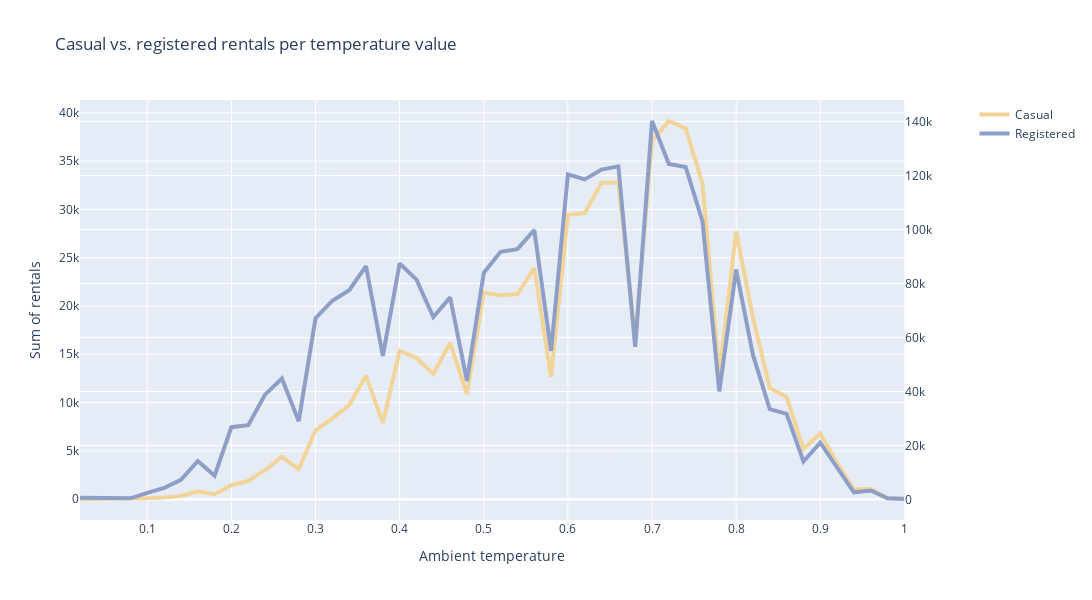

Write notebook code for a chart like this one.
### Markdown cell above
#### Casual vs. registered users per temperature value.

### Code cell
import plotly.graph_objects as go
from plotly.subplots import make_subplots

df_casual_reg_wind = hour_df.groupby(['temp']).agg({'casual': 'sum', 'registered': 'sum'}).reset_index()
df_casual_reg_wind.rename(columns={'casual': 'casual_sum', 'registered': 'registered_sum'}, inplace=True)

fig = make_subplots(specs=[[{"secondary_y": True}]])
fig.add_trace(go.Scatter(x=df_casual_reg_wind.temp, y=df_casual_reg_wind.casual_sum, name='Casual', line=dict(color='#F2D499', width=4)))
fig.add_trace(go.Scatter(x=df_casual_reg_wind.temp, y=df_casual_reg_wind.registered_sum, name='Registered', line=dict(color='#8D9EC7', width=4)), secondary_y=True)
fig.update_layout(title='Casual vs. registered rentals per temperature value', xaxis_title='Ambient temperature', yaxis_title='Sum of rentals')
fig.update_layout(height=600, width=1250)
fig.show()

### Figure 1 — Plotly figure (JSON) as saved in the notebook; plotly's stock layout.template omitted (floating-point values rounded to 4 significant figures)
{"data": [{"line": {"color": "#F2D499", "width": 4}, "name": "Casual", "type": "scatter", "x": [0.02, 0.04, 0.06, 0.08, 0.1, 0.12, 0.14, 0.16, 0.18, 0.2, 0.22, 0.24, 0.26, 0.28, 0.3, 0.32, 0.34, 0.36, 0.38, 0.4, 0.42, 0.44, 0.46, 0.48, 0.5, 0.52, 0.54, 0.56, 0.58, 0.6, 0.62, 0.64, 0.66, 0.68, 0.7, 0.72, 0.74, 0.76, 0.78, 0.8, 0.82, 0.84, 0.86, 0.88, 0.9, 0.92, 0.94, 0.96, 0.98, 1], "y": [16, 28, 44, 33, 85, 169, 336, 802, 513, 1442, 1898, 2999, 4376, 3102, 7129, 8367, 9738, 12771, 7901, 15364, 14617, 12953, 16185, 10887, 21402, 21086, 21234, 23913, 12663, 29442, 29609, 32758, 32786, 16586, 37087, 39157, 38393, 32675, 12866, 27720, 18803, 11517, 10556, 5192, 6804, 3746, 1020, 1063, 82, 102]}, {"line": {"color": "#8D9EC7", "width": 4}, "name": "Registered", "type": "scatter", "x": [0.02, 0.04, 0.06, 0.08, 0.1, 0.12, 0.14, 0.16, 0.18, 0.2, 0.22, 0.24, 0.26, 0.28, 0.3, 0.32, 0.34, 0.36, 0.38, 0.4, 0.42, 0.44, 0.46, 0.48, 0.5, 0.52, 0.54, 0.56, 0.58, 0.6, 0.62, 0.64, 0.66, 0.68, 0.7, 0.72, 0.74, 0.76, 0.78, 0.8, 0.82, 0.84, 0.86, 0.88, 0.9, 0.92, 0.94, 0.96, 0.98, 1], "xaxis": "x", "y": [696, 542, 628, 447, 2429, 4271, 7269, 14281, 8805, 26788, 27536, 38844, 44794, 29030, 67174, 73648, 77536, 86431, 53186, 87445, 81470, 67613, 74880, 43958, 83964, 91764, 92728, 99843, 55067, 120463, 118576, 122227, 123418, 56543, 140211, 124292, 123194, 102985, 40064, 85177, 53551, 33446, 31751, 14082, 21032, 11935, 2670, 3329, 457, 192], "yaxis": "y2"}], "layout": {"height": 600, "title": {"text": "Casual vs. registered rentals per temperature value"}, "width": 1250, "xaxis": {"anchor": "y", "domain": [0, 0.94], "title": {"text": "Ambient temperature"}}, "yaxis": {"anchor": "x", "domain": [0, 1], "title": {"text": "Sum of rentals"}}, "yaxis2": {"anchor": "x", "overlaying": "y", "side": "right"}}}
